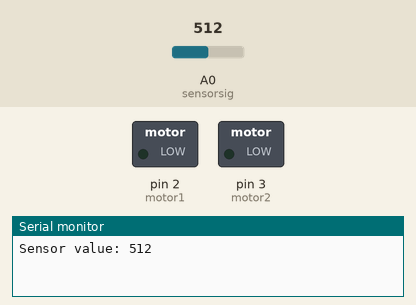
The sketch below on a simulated Arduino Uno, built with avr-gcc and run on an emulated ATmega328P. Shown: switched loads named in the sketch (green lamp = pin HIGH), the last lines printed to the serial monitor. Inputs (shaded band) come from the test bench; at power-on: A0 (sensorsig) = 512. Pins used as bus, display or sensor lines are not drawn.

Above: at 3.8 s.
3.9 s: A0 (sensorsig) set to 215
7.2 s: A0 (sensorsig) set to 187
At 10.5 s:
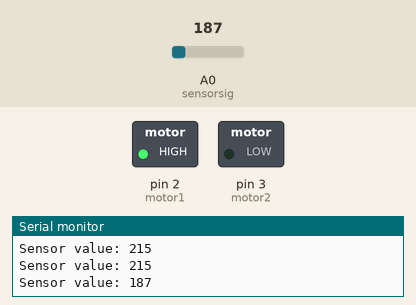
13.4 s: A0 (sensorsig) set to 210
At 16.3 s:
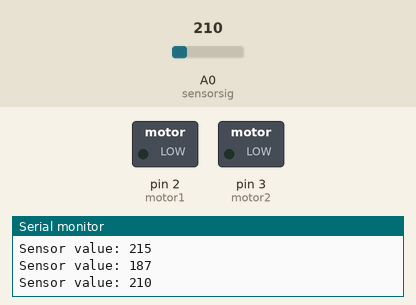
17.5 s: A0 (sensorsig) set to 190
At 23.3 s:
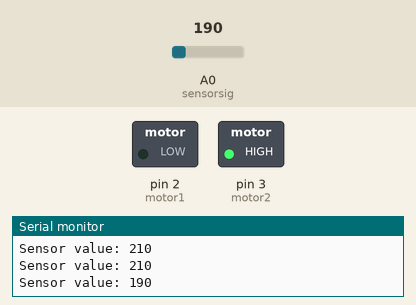
Timing chart, 0 to 24.5 s (numbered marks = the images above; inputs shaded):
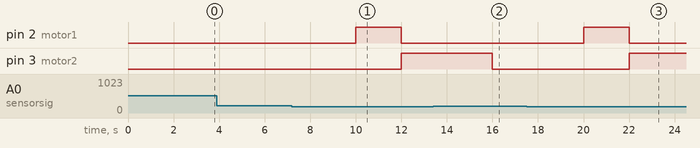

The sketch:

main.ino
```cpp
int motor1 = 2; //motor pin 1
int motor2 = 3; //motor pin 2
int sensorpwr = 7;  //sensor +ve pin
int sensorsig = A0; //sensor data pin
int value = 0;

void setup() {
  // put your setup code here, to run once:
  Serial.begin(9600);
  pinMode(motor1, OUTPUT);
  pinMode(motor2, OUTPUT);
  pinMode(sensorpwr, OUTPUT);
}

void loop() {
  // put your main code here, to run repeatedly:
  delay(1000);                      // wait 10 seconds
  digitalWrite(sensorpwr, HIGH);  // turn the sensor ON
  value = analogRead(sensorsig); // read the analog value from sensor
  delay(1000);
  digitalWrite(sensorpwr, LOW);   // turn the sensor OFF

  Serial.print("Sensor value: ");
  Serial.println(value);
  motor(value);
}
void motor(int flag)
{
  if(value<200){
    digitalWrite(motor1,HIGH);
    digitalWrite(motor2,LOW);
    delay(2000);
    digitalWrite(motor1,LOW);
    digitalWrite(motor2,HIGH);
    delay(2000);
  }
  else if(value>0){
    digitalWrite(motor1,LOW);
    digitalWrite(motor2,LOW);

  }
}
```

Measured:
- the behaviour switches between 200 and 199 on A0 (sensorsig) (found by bisection; images 0 and 1)
- after the input at 7.2 s, pin 2 (motor1): LOW → HIGH after 2.8 s, → LOW 2.0 s later; pin 3 (motor2): LOW → HIGH after 4.8 s
- after the input at 13.4 s, pin 2 (motor1): stays LOW (without the input it goes to HIGH after 2.6 s)
- after the input at 17.5 s, pin 2 (motor1): LOW → HIGH after 2.5 s, → LOW 2.0 s later; pin 3 (motor2): LOW → HIGH after 4.5 s
